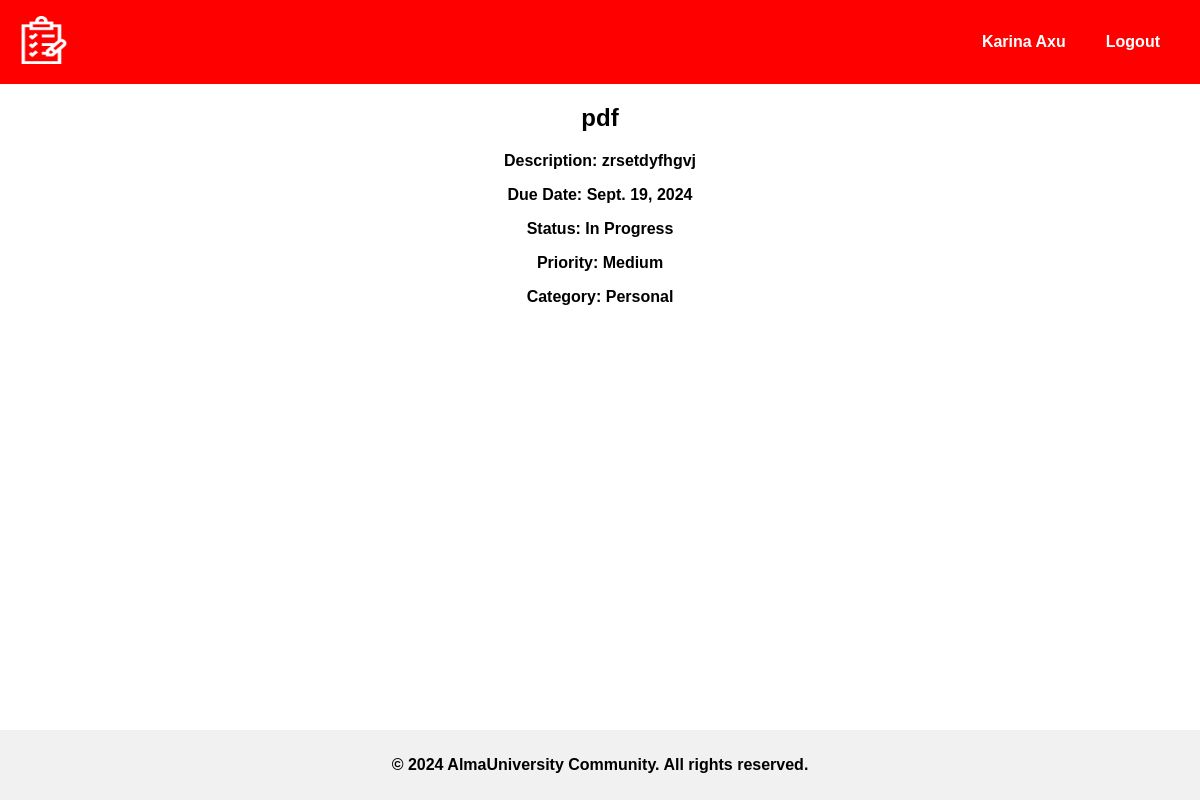
The app's page /tasks/5/ (signed in), older data.
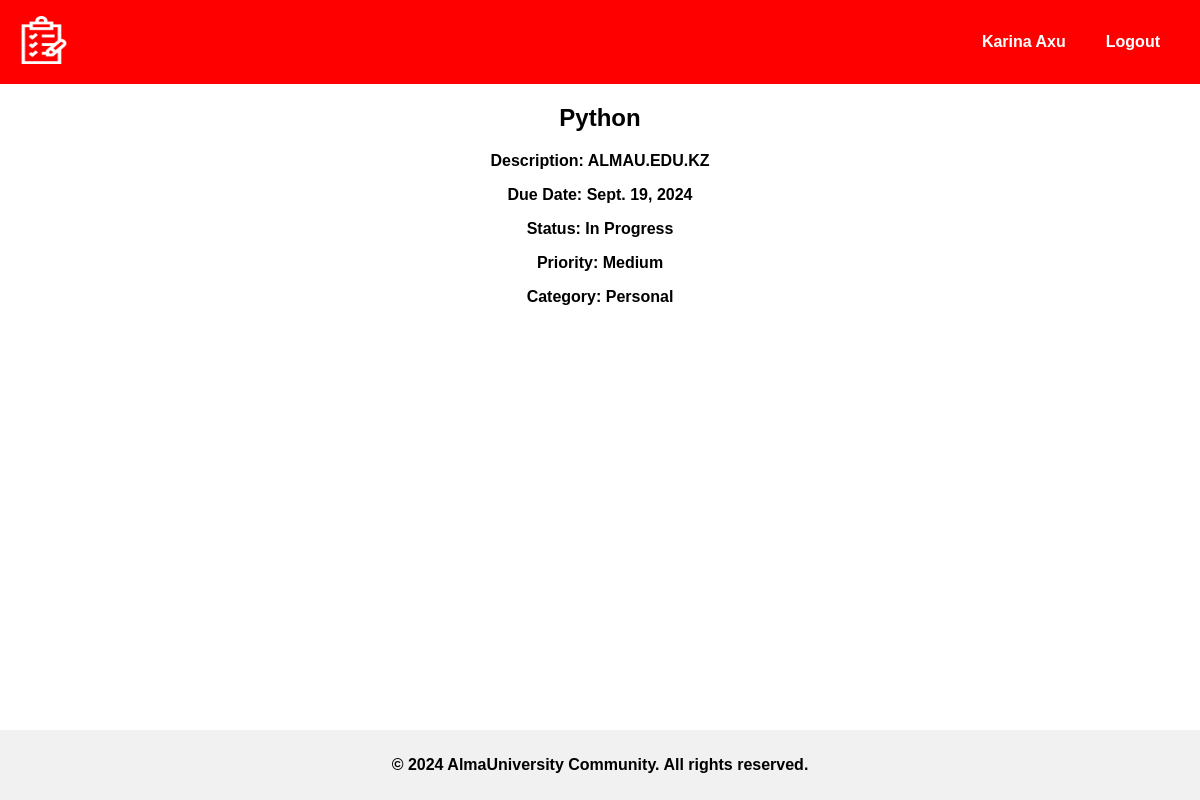
The same page, newer data.
### tasks/models.py (models this page shows, shortened)
class Task(models.Model):
    STATUS_CHOICES = [
        ('NS', 'Not Started'),
        ('IP', 'In Progress'),
        ('CO', 'Completed'),
    ]
    PRIORITY_CHOICES = [
        ('L', 'Low'),
        ('M', 'Medium'),
        ('H', 'High'),
    ]
    CATEGORY_CHOICES = [
        ('W', 'Work'),
        ('P', 'Personal'),
        ('U', 'Urgent'),
    ]
    title = models.CharField(max_length=255, default='')
    description = models.TextField(max_length=10000, default='', blank=True)
    assigned_to = models.ForeignKey(User, related_name='assigned_tasks', on_delete=models.CASCADE, null=True, blank=True)
    due_date = models.DateField(auto_now_add=True, null=True, blank=True)
    status = models.CharField(max_length=2, choices=STATUS_CHOICES, default='')
    priority = models.CharField(max_length=1, choices=PRIORITY_CHOICES, default='')
    category = models.CharField(max_length=1, choices=CATEGORY_CHOICES, default='')
    user = models.ForeignKey(User, on_delete=models.CASCADE, related_name='tasks')
    class Meta:
        verbose_name = 'Task'
        verbose_name_plural = 'Tasks'

### tasks/views.py (the view)
# urls.py: path('<int:pk>/', views.task_detail, name='task_detail'),
@login_required
def task_detail(request, pk):
    task = get_object_or_404(Task, pk=pk, user=request.user)
    return render(request, 'tasks/task_detail.html', {'task': task})

### tasks/templates/tasks/task_detail.html (shortened to what this page needs)
{% extends 'base.html' %}
{% block content %}
<h2><b>{{ task.title }}</b></h2>
<p><strong>Description:</strong> {{ task.description }}</p>
<p><strong>Due Date:</strong> {{ task.due_date }}</p>
<p><strong>Status:</strong> {{ task.get_status_display }}</p>
<p><strong>Priority:</strong> {{ task.get_priority_display }}</p>
<p><strong>Category:</strong> {{ task.get_category_display }}</p>
<div>
    <a href="{% url 'task_update' task.pk %}">Edit</a>
    <a href="{% url 'task_delete' task.pk %}">Delete</a>
    <a href="{% url 'task_list' %}">Back to List</a>
</div>
{% endblock %}

Row changes from the older to the newer data that the page shows:
changed Task "In Progress": title "pdf" → "Python"; description "zrsetdyfhgvj" → "ALMAU.EDU.KZ"
